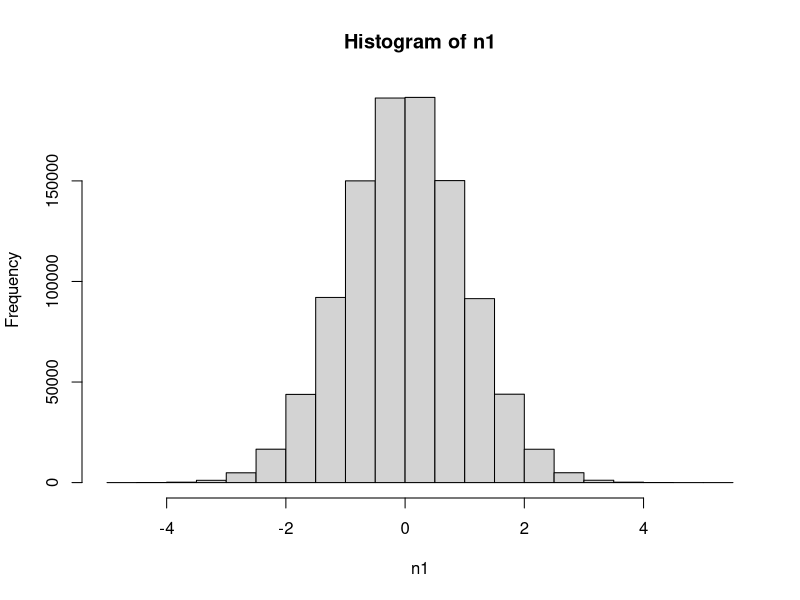
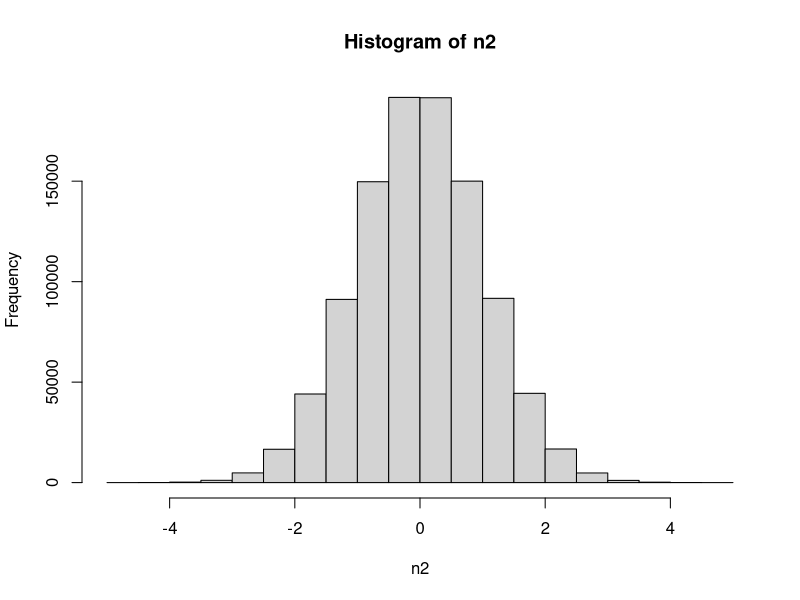
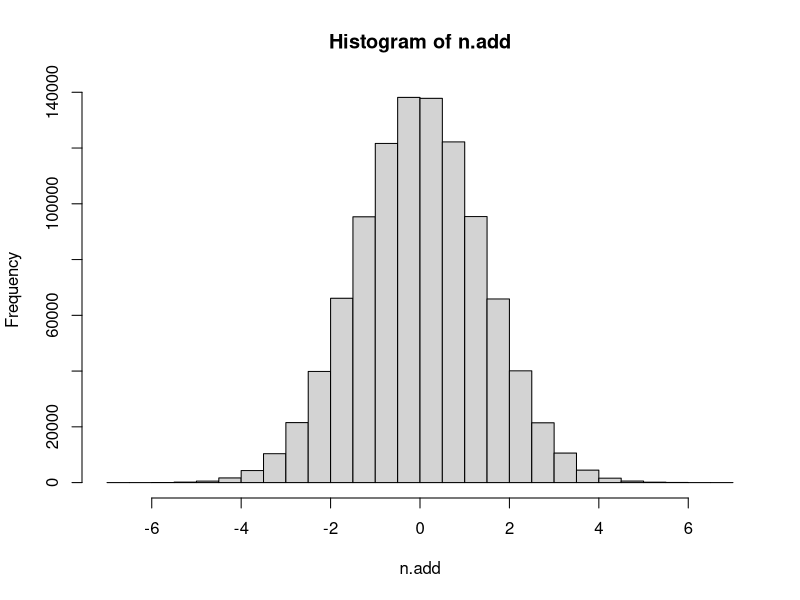
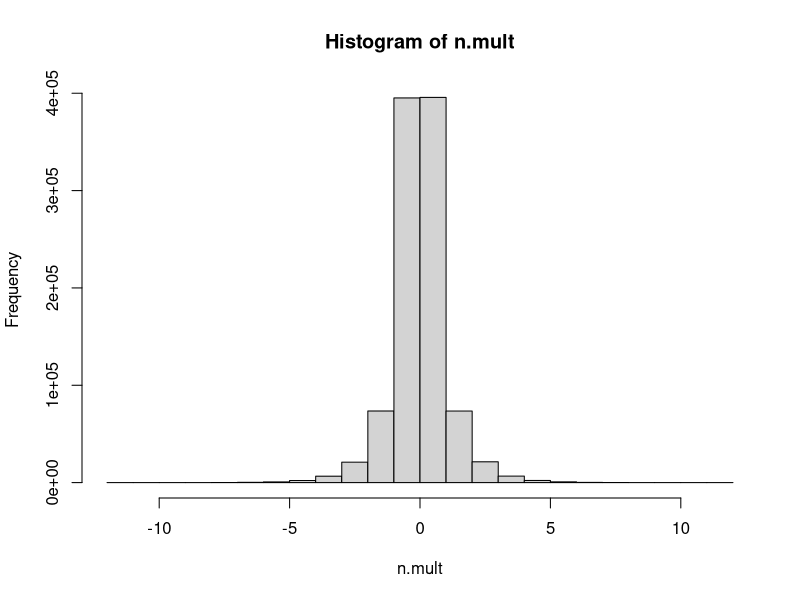

Source code (R) for these figures, in order:
# Up and Running with R
# Ex04_02
# Computing new variables

# Create variable n1 with 1 million random normal values
n1 <- rnorm(1000000)
hist(n1)

# Create variable n2 with 1 million random normal values
n2 <- rnorm(1000000)
hist(n2)

# Average scores across two variables
n.add <- n1 + n2
hist(n.add)

# Multiple scores across two variables
# Cauchy distribution - many outliners
n.mult <- n1 * n2
hist(n.mult)

# Install and load "psych" package to get kurtosis
install.packages("psych")
library("psych")

# Calculate kurtosis for each distribution
kurtosi(n1)
kurtosi(n2)
kurtosi(n.add)
kurtosi(n.mult)
